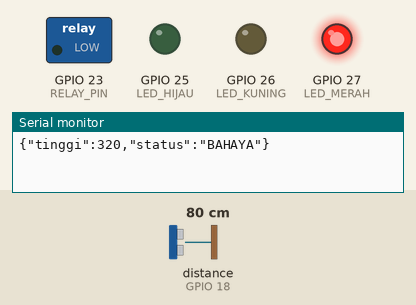
Simulated run of this sketch. Board: ESP32. Shown: switched loads named in the sketch (green lamp = pin HIGH), output pins drawn as LEDs (lit = HIGH), the last lines printed to the serial monitor. Wiring (inferred from the names in the program): ultrasonic range finder: trigger GPIO 5; echo GPIO 18. The inputs (shaded band) are chosen by the test bench; at power-on: distance to the obstacle (sensor on GPIO 18) 80 cm. The echo pulse lasts 58.3 µs per cm; WiFi joins after 1.5 s; servers stay silent unless stated; no MQTT or app messages arrive unless stated; pins used as bus, display or sensor lines are not drawn.

Above: at 2.7 s.
2.8 s: distance to the obstacle (sensor on GPIO 18) set to 195 cm
4.3 s: distance to the obstacle (sensor on GPIO 18) set to 202 cm
At 5.5 s:
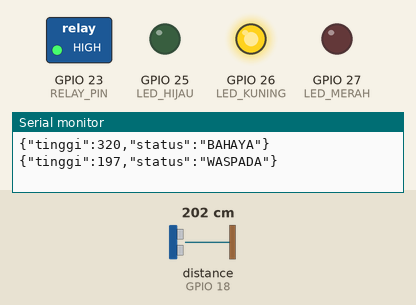
5.8 s: distance to the obstacle (sensor on GPIO 18) set to 245 cm
7.3 s: distance to the obstacle (sensor on GPIO 18) set to 252 cm
At 8.2 s:
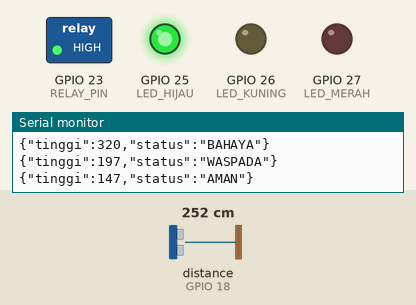
8.8 s: distance to the obstacle (sensor on GPIO 18) set to 2 cm
At 10.0 s:
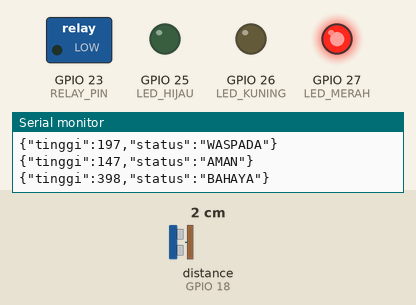
10.3 s: distance to the obstacle (sensor on GPIO 18) set to 250 cm
At 11.5 s:
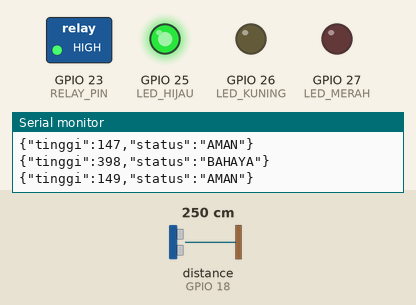
Timing chart, 0 to 12.8 s (numbered marks = the images above; inputs shaded):
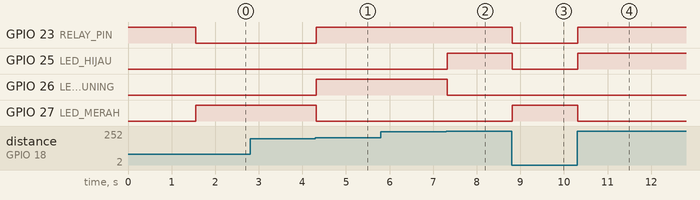

The sketch:

sensor_banjir.ino
```cpp
// Sensor Peringatan Dini Banjir - Desa Pintar Sukamaju
// ESP32 + JSN-SR04T + LED indikator + relay sirene + MQTT
#include <WiFi.h>
#include <PubSubClient.h>

const char* WIFI_SSID = "WiFi_Desa";
const char* WIFI_PASS = "password_wifi";
const char* MQTT_HOST = "IP_SERVER_MQTT";
const char* TOPIC     = "desa/banjir";

#define TRIG_PIN   5     // TRIG JSN-SR04T
#define ECHO_PIN   18    // ECHO (lewat pembagi 1K/2K)
#define LED_HIJAU  25
#define LED_KUNING 26
#define LED_MERAH  27
#define RELAY_PIN  23    // relay sirene (aktif LOW)

const float JARAK_DASAR = 400.0;  // sensor ke dasar sungai
const float WASPADA = 150.0;      // tinggi air (cm)
const float BAHAYA  = 200.0;      // tinggi air (cm)

WiFiClient espClient;
PubSubClient mqtt(espClient);
unsigned long lastSend = 0;
String statusLama = "";

void connectMQTT() {
  while (!mqtt.connected()) {
    if (!mqtt.connect("sensor-banjir-01")) delay(2000);
  }
}

float ukurJarak() {
  digitalWrite(TRIG_PIN, LOW);  delayMicroseconds(2);
  digitalWrite(TRIG_PIN, HIGH); delayMicroseconds(10);
  digitalWrite(TRIG_PIN, LOW);
  long durasi = pulseIn(ECHO_PIN, HIGH, 30000);
  return durasi / 58.0;                 // cm
}

void setup() {
  Serial.begin(115200);
  pinMode(TRIG_PIN, OUTPUT);
  pinMode(ECHO_PIN, INPUT);
  pinMode(LED_HIJAU, OUTPUT);
  pinMode(LED_KUNING, OUTPUT);
  pinMode(LED_MERAH, OUTPUT);
  pinMode(RELAY_PIN, OUTPUT);
  digitalWrite(RELAY_PIN, HIGH);        // sirene mati
  WiFi.begin(WIFI_SSID, WIFI_PASS);
  while (WiFi.status() != WL_CONNECTED) delay(500);
  mqtt.setServer(MQTT_HOST, 1883);
}

void loop() {
  if (!mqtt.connected()) connectMQTT();
  mqtt.loop();

  // 1. Hitung tinggi air dari jarak sensor
  float jarak = ukurJarak();
  if (jarak <= 0) return;               // gagal baca
  float tinggi = JARAK_DASAR - jarak;

  // 2. Tentukan status: aman, waspada, bahaya
  String status = "AMAN";
  if (tinggi >= BAHAYA)       status = "BAHAYA";
  else if (tinggi >= WASPADA) status = "WASPADA";

  digitalWrite(LED_HIJAU,  status == "AMAN");
  digitalWrite(LED_KUNING, status == "WASPADA");
  digitalWrite(LED_MERAH,  status == "BAHAYA");
  digitalWrite(RELAY_PIN, status == "BAHAYA" ? LOW : HIGH);

  // 3. Kirim ke Node-RED (langsung saat status berubah)
  bool berubah = status != statusLama;
  if (berubah || millis() - lastSend >= 5000) {
    lastSend = millis();
    statusLama = status;
    char data[96];
    snprintf(data, sizeof(data),
      "{\"tinggi\":%.0f,\"status\":\"%s\"}",
      tinggi, status.c_str());
    mqtt.publish(TOPIC, data);
    Serial.println(data);
  }
}
```

Measured:
- the behaviour switches between 198 and 199 cm on distance to the obstacle (sensor on GPIO 18) (found by bisection; images 0 and 1)
- the behaviour switches between 248 and 249 cm on distance to the obstacle (sensor on GPIO 18) (found by bisection; images 1 and 2)
- after the input at 2.8 s, every drawn part: stays the same
- after the input at 4.3 s, GPIO 23 (RELAY_PIN), GPIO 26 (LED_KUNING): LOW → HIGH at once; GPIO 27 (LED_MERAH): HIGH → LOW at once
- after the input at 5.8 s, every drawn part: stays the same
- after the input at 7.3 s, GPIO 25 (LED_HIJAU): LOW → HIGH at once; GPIO 26 (LED_KUNING): HIGH → LOW at once
- after the input at 8.8 s, GPIO 23 (RELAY_PIN), GPIO 25 (LED_HIJAU): HIGH → LOW at once; GPIO 27 (LED_MERAH): LOW → HIGH at once
- after the input at 10.3 s, GPIO 23 (RELAY_PIN), GPIO 25 (LED_HIJAU): LOW → HIGH at once; GPIO 27 (LED_MERAH): HIGH → LOW at once
